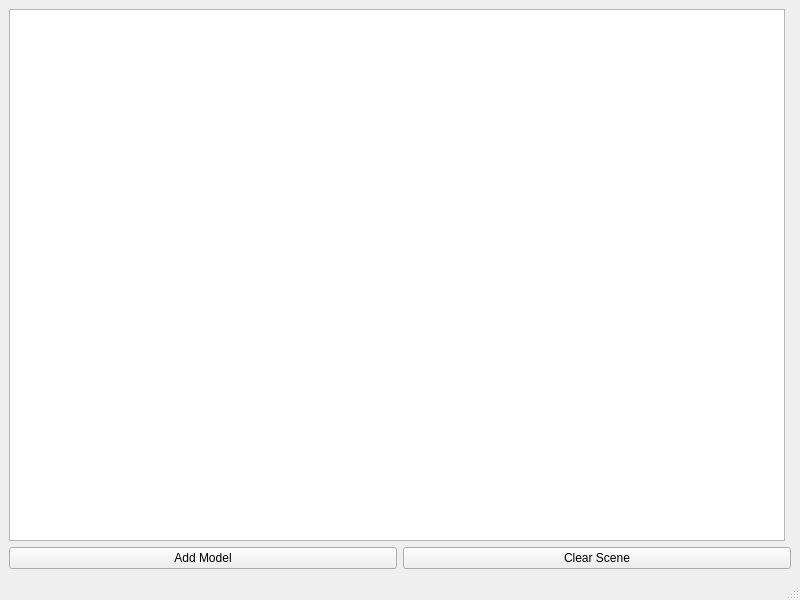
<?xml version="1.0" encoding="UTF-8"?>
<ui version="4.0">
	<class>MainWindow</class>
	<widget class="QMainWindow" name="MainWindow">
		<property name="geometry">
			<rect>
				<x>0</x>
				<y>0</y>
				<width>800</width>
				<height>600</height>
			</rect>
		</property>
		<property name="windowTitle">
			<string>VTK Qt BaseStation</string>
		</property>
		<widget class="QWidget" name="centralwidget">
			<layout class="QVBoxLayout" name="verticalLayout">
				<item>
					<layout class="QHBoxLayout" name="horizontalLayout">
						<item>
							<widget class="QTreeView" name="treeView"/>
						</item>
						<item>
							<widget class="QVTKOpenGLNativeWidget" name="vtkWidget" native="true"/>
						</item>
					</layout>
				</item>
				<item>
					<layout class="QHBoxLayout" name="horizontalLayout_2">
						<item>
							<widget class="QPushButton" name="pushButton">
								<property name="text">
									<string>Add Model</string>
								</property>
							</widget>
						</item>
						<item>
							<widget class="QPushButton" name="pushButton_2">
								<property name="text">
									<string>Clear Scene</string>
								</property>
							</widget>
						</item>
					</layout>
				</item>
			</layout>
		</widget>
		<widget class="QMenuBar" name="menubar">
			<property name="geometry">
				<rect>
					<x>0</x>
					<y>0</y>
					<width>800</width>
					<height>21</height>
				</rect>
			</property>
		</widget>
		<widget class="QStatusBar" name="statusbar"/>
	</widget>
	<customwidgets>
		<customwidget>
			<class>QVTKOpenGLNativeWidget</class>
			<extends>QWidget</extends>
			<header>qvtkopenglnativewidget.h</header>
		</customwidget>
	</customwidgets>
	<resources/>
	<connections/>
</ui>
